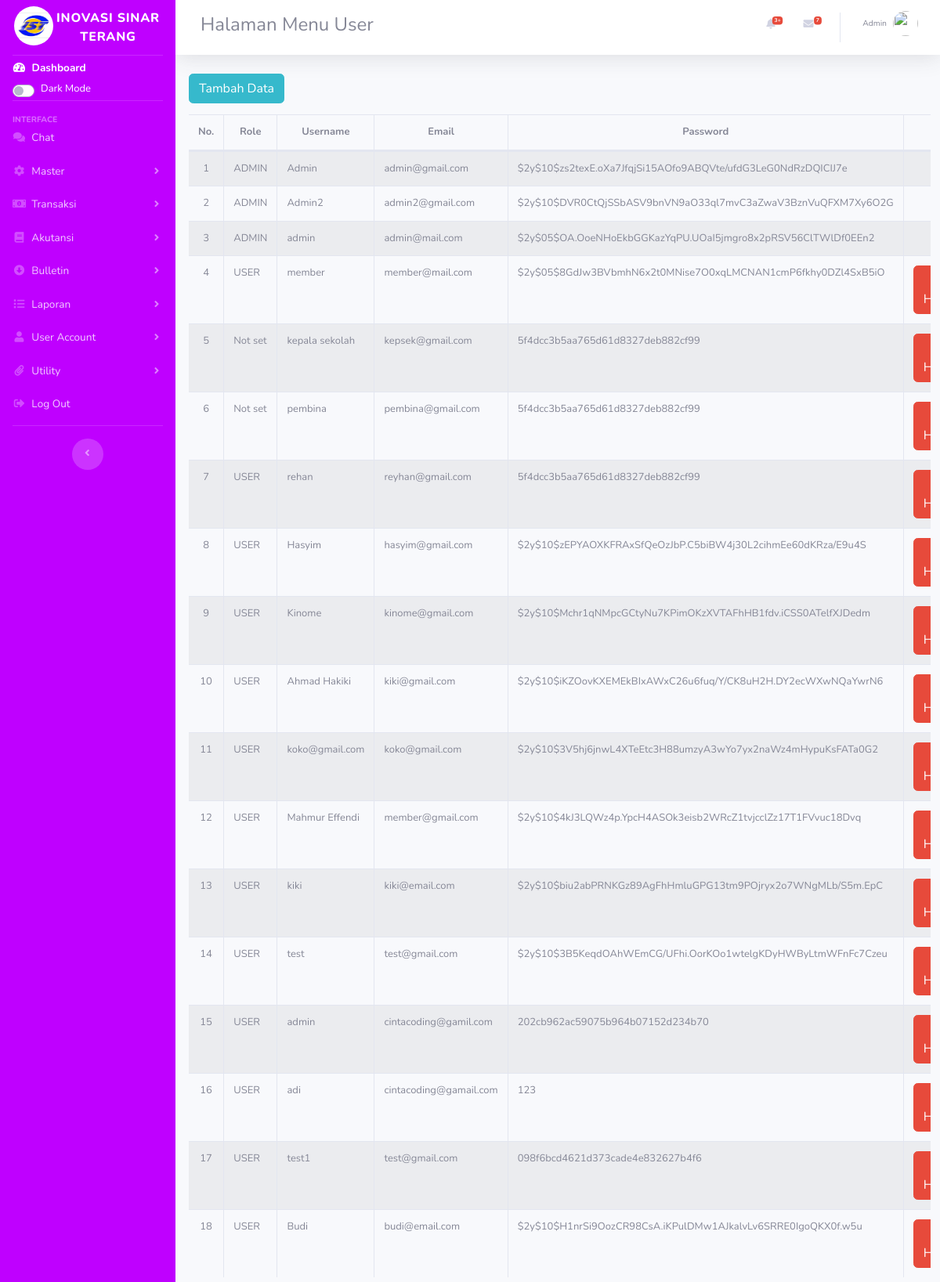
Screenshot of /index.php/users with the database file from the repository.
### tables this page shows
CREATE TABLE `users` (
  `id` int(11) NOT NULL,
  `id_role` int(11) NOT NULL,
  `kode_id` varchar(50) NOT NULL,
  `username` varchar(100) NOT NULL,
  `password` varchar(100) NOT NULL,
  `password_reset_key` varchar(100) DEFAULT NULL,
  `first_name` varchar(50) NOT NULL,
  `last_name` varchar(50) NOT NULL,
  `email` varchar(100) NOT NULL,
  `phone` varchar(12) NOT NULL,
  `photo` varchar(100) NOT NULL DEFAULT '1526456245974.png',
  `activated` tinyint(1) NOT NULL DEFAULT 0,
  `last_login` datetime DEFAULT NULL,
  `created_at` datetime DEFAULT NULL,
  `updated_at` datetime DEFAULT NULL
);

### application/controllers/Users.php (called while the page is built, shortened)
<?php
class Users extends CI_Controller
{
    public function __construct(){
        $this->load->model('M_user');
        $this->load->library('form_validation');
        $this->load->library('session');
    }
    public function index(){
        $topik['judul'] = 'Halaman Menu User';
        $data['tbl_user'] = $this->M_user->tampil_data();
        $this->load->view('templates/header',$topik);
        $this->load->view('user/index',$data);
        $this->load->view('templates/footer');
    }
}

### index.php (called while the page is built, shortened)
<?php
require_once BASEPATH.'core/CodeIgniter.php';

### application/models/M_user.php (called while the page is built, shortened)
<?php
class M_user extends CI_Model{
    public function tampil_data(){
        return $this->db->query("SELECT * FROM users")->result_array();
    }
}

### application/views/user/index.php (the view, shortened to what this page needs)
<div class="content-wrapper col-12">
<section class="content-header ml mt-2 auto">
<div style="margin-left:5px">
<div class="">
<a href="<?= base_url('users/tambah');?>" class="btn btn-info mb-2">Tambah Data</a>
<div class="table-responsive">
<table id="mytable" class="table table-striped table-bordered table-hover table-full-width dataTable" cellspacing="0" width="" style="font-size: small;">
        <thead>
            <tr style="text-align:center">
                <th>No.</th>
                <th>Role</th>
                <th>Username</th>
                <th>Email</th>
                <th>Password</th>
                <th>Aksi</th>
            </tr>
        </thead>
        <tbody>
            <?php $i=1;?>
            <?php foreach ($tbl_user as $usr): ?>
            <tr>
                <td style="text-align:center">
                    <?php echo $i;?>
                </td>
                <td>
                    <?php
                    echo    $usr['id_role'] == 1 ? "ADMIN" :
                            ($usr['id_role'] == 2 ? "USER" : "Not set");
                    ?>
                </td>
                <td>
                    <?php echo $usr['username'] ?>
                </td>
                <td width="">
                    <?php echo $usr['email'] ?>
                </td>
                <td width="">
                    <?php echo $usr['password'] ?>
                </td>
                <td style="text-align:center">
                    <?php if ($usr['id_role'] != 1): ?>
                    <a href="<?= base_url();?>users/hapus/<?= $usr['id'];?>" class="btn btn-danger " style="" onclick="return confirm('Yakin ingin dihapus?');"><i class="fa fa-trash"></i>Hapus</a>
                    <?php endif; ?>
                </td>
            </tr>
            <?php $i++;?>
            <?php endforeach; ?>
        </tbody>
    </table>
    </div>
</div>

### rows the page displays
users: shows "ADMIN", username "Admin", email "admin@gmail.com", password "$2y$10$zs2texE.oXa7JfqjSi15AOfo9ABQVte/ufdG3LeG0NdRzDQICIJ7e"
users: shows "ADMIN", username "Admin2", email "admin2@gmail.com", password "$2y$10$DVR0CtQjSSbASV9bnVN9aO33ql7mvC3aZwaV3BznVuQFXM7Xy6O2G"
users: shows "ADMIN", username "admin", email "admin@mail.com", password "$2y$05$OA.OoeNHoEkbGGKazYqPU.UOaI5jmgro8x2pRSV56ClTWlDf0EEn2"
users: shows "USER", username "member", email "member@mail.com", password "$2y$05$8GdJw3BVbmhN6x2t0MNise7O0xqLMCNAN1cmP6fkhy0DZl4SxB5iO"
users: shows "Not set", username "kepala sekolah", email "kepsek@gmail.com", password "5f4dcc3b5aa765d61d8327deb882cf99"
users: shows "Not set", username "pembina", email "pembina@gmail.com", password "5f4dcc3b5aa765d61d8327deb882cf99"
users: shows "USER", username "rehan", email "reyhan@gmail.com", password "5f4dcc3b5aa765d61d8327deb882cf99"
users: shows "USER", username "Hasyim", email "hasyim@gmail.com", password "$2y$10$zEPYAOXKFRAxSfQeOzJbP.C5biBW4j30L2cihmEe60dKRza/E9u4S"
users: shows "USER", username "Kinome", email "kinome@gmail.com", password "$2y$10$Mchr1qNMpcGCtyNu7KPimOKzXVTAFhHB1fdv.iCSS0ATelfXJDedm"
users: shows "USER", username "Ahmad Hakiki", email "kiki@gmail.com", password "$2y$10$iKZOovKXEMEkBIxAWxC26u6fuq/Y/CK8uH2H.DY2ecWXwNQaYwrN6"
users: shows "USER", username "koko@gmail.com", email "koko@gmail.com", password "$2y$10$3V5hj6jnwL4XTeEtc3H88umzyA3wYo7yx2naWz4mHypuKsFATa0G2"
users: shows "USER", username "Mahmur Effendi", email "member@gmail.com", password "$2y$10$4kJ3LQWz4p.YpcH4ASOk3eisb2WRcZ1tvjcclZz17T1FVvuc18Dvq"
users: shows "USER", username "kiki", email "kiki@email.com", password "$2y$10$biu2abPRNKGz89AgFhHmluGPG13tm9POjryx2o7WNgMLb/S5m.EpC"
users: shows "USER", username "test", email "test@gmail.com", password "$2y$10$3B5KeqdOAhWEmCG/UFhi.OorKOo1wtelgKDyHWByLtmWFnFc7Czeu"
users: shows "USER", username "admin", email "cintacoding@gamil.com", password "202cb962ac59075b964b07152d234b70"
users: shows "USER", username "adi", email "cintacoding@gamail.com", password "123"
users: shows "USER", username "test1", email "test@gmail.com", password "098f6bcd4621d373cade4e832627b4f6"
users: shows "USER", username "Budi", email "budi@email.com", password "$2y$10$H1nrSi9OozCR98CsA.iKPulDMw1AJkalvLv6SRRE0IgoQKX0f.w5u"

### other values shown
$judul "Halaman Menu User"
